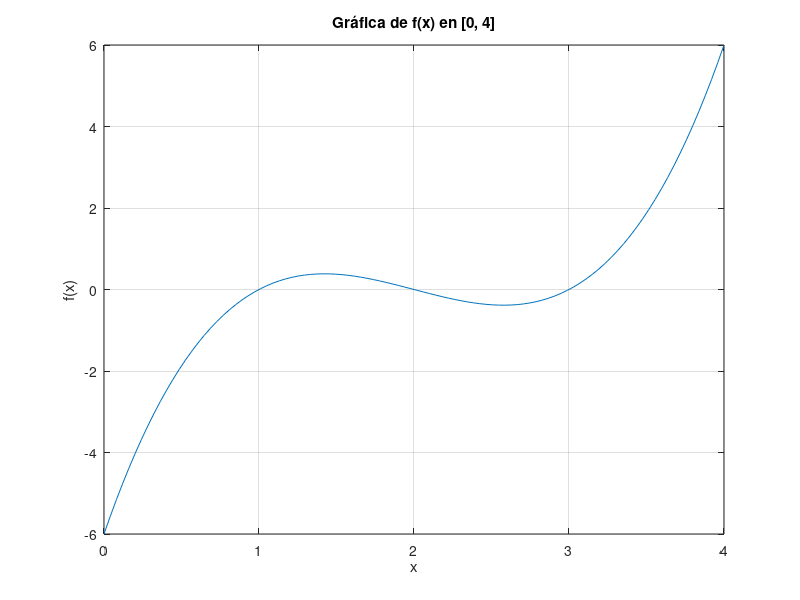

The MATLAB source for this figure: (Note: this script raises an error after producing the figure.)
%%
clc; clear; close all;

f = @(x) x.^3 - 6*x.^2 + 11*x - 6;

% a) Graficar la función en el intervalo [0, 4]
x_vals = linspace(0, 4, 100);   
y_vals = f(x_vals);            
plot(x_vals, y_vals);         
grid on;                      
xlabel('x'); ylabel('f(x)');  
title('Gráfica de f(x) en [0, 4]'); 
yline(0, '--k');              

%%  Método de Bisección con tolerancia 1e-5 en [2.5, 3.5]
a = 2.5; b = 3.5; tol = 1e-5;
fa = f(a); fb = f(b);

fprintf('\nMétodo de Bisección:\n');
iter = 0;
while (b - a)/2 > tol
    c = (a + b) / 2;
    fc = f(c);
    iter = iter + 1;
    fprintf('Iteración %d: a=%.6f, b=%.6f, c=%.6f, f(c)=%.6f\n', iter, a, b, c, fc);
    
    if fa * fc < 0
        b = c;
        fb = fc;
    else
        a = c;
        fa = fc;
    end
end


raiz = (a + b)/2;       
raiz_anterior = c;       
error_rel = abs((b - a)/raiz) * 100;   

%% c) Escribir en tabla (salida por pantalla)
fprintf('\nResultado final:\n');
fprintf('Iteraciones: %d\n', iter);
fprintf('Raíz aproximada: %.6f\n', raiz);
fprintf('Error relativo porcentual: %.6f %%\n',error_rel);
